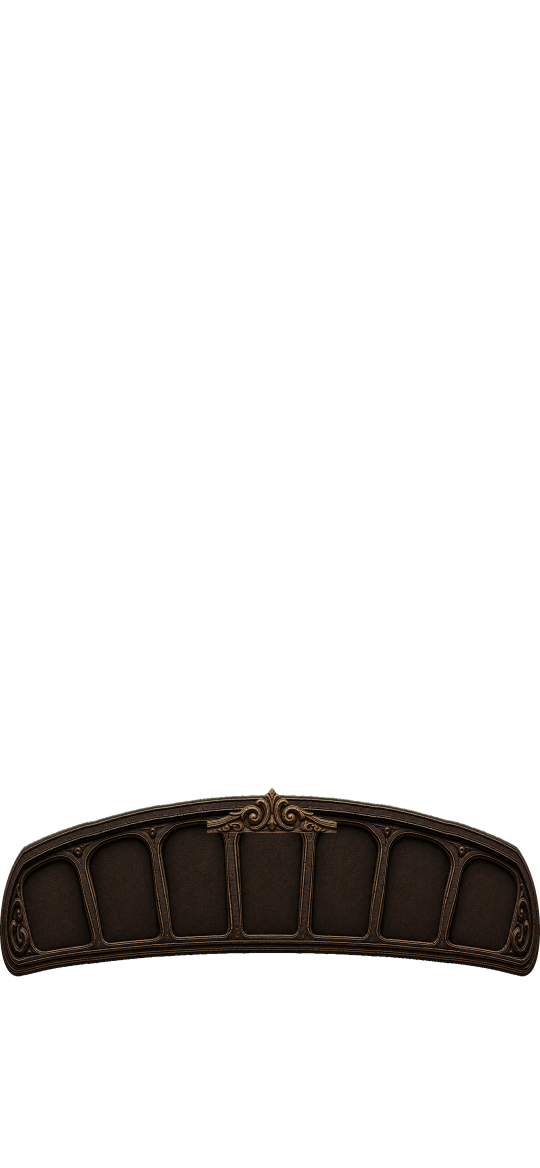
#> input picture design/mobile-asset-redraw/source/home_arc_c.png, 2160 x 4670 px, given in place of home_wood_c.png, which was not available (shown at 1/4 size)
$ python mobile-dashboard-assets.py
#> lines starting #> are read from the running program, lines starting #| are printed output that depends on the picture; after the words box and inside, x2 and y2 are one past the last pixel; in counts of white or black regions, pixels touching at a corner belong together; pictures that were not available may be replaced by others from this repository, and a replacement may not be noted
"""Package the existing carved artwork and the approved-task photographic eye.

Image processing only; never compiles Android or changes the VPN runtime.
"""
from pathlib import Path
from PIL import Image, ImageDraw, ImageFilter

ROOT = Path(__file__).resolve().parents[1]
SOURCE = ROOT / 'design/mobile-asset-redraw/source'
OUT = ROOT / 'app/src/main/res/drawable-nodpi'

def package(name, target, crop=False, size=None):
#> called with name = 'home_wood_c.png', target = 'phone_home_wood.png', crop = False, size = (720, 1560)
    picture = Image.open(SOURCE / name).convert('RGBA')
#> picture is the input picture: PIL image 2160x4670 RGBA; mean R, G, B, A 5.1, 3.8, 2.8, 31.4
    if crop:
        picture = picture.crop(picture.getbbox())
    if size:
        picture.thumbnail(size, Image.Resampling.LANCZOS)
#> picture: PIL image 720x1557 RGBA
    picture.save(OUT / target)

def main():
    package('home_wood_c.png', 'phone_home_wood.png', size=(720, 1560))
    photo = Image.open(ROOT / 'design/mobile-4d-references/11-natural-emerald-eye-2026-09-09.png').convert('RGBA').resize((720, 720), Image.Resampling.LANCZOS)
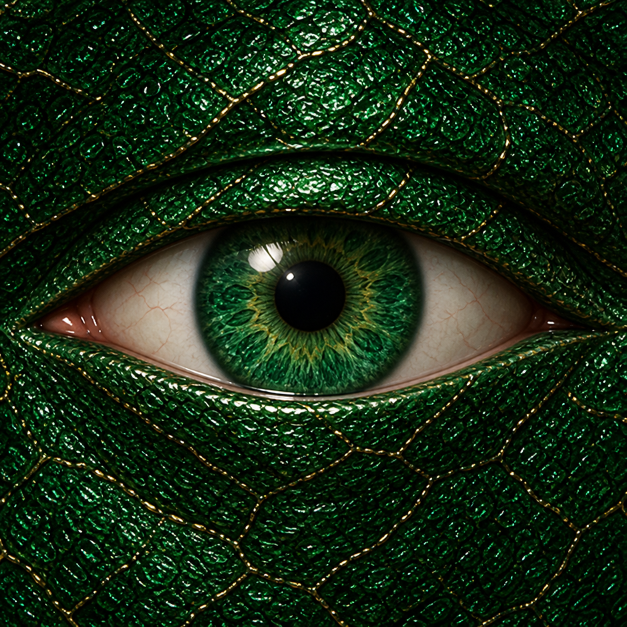
#> input picture design/mobile-4d-references/11-natural-emerald-eye-2026-09-09.png, 1254 x 1254 px (shown at 1/2 size)
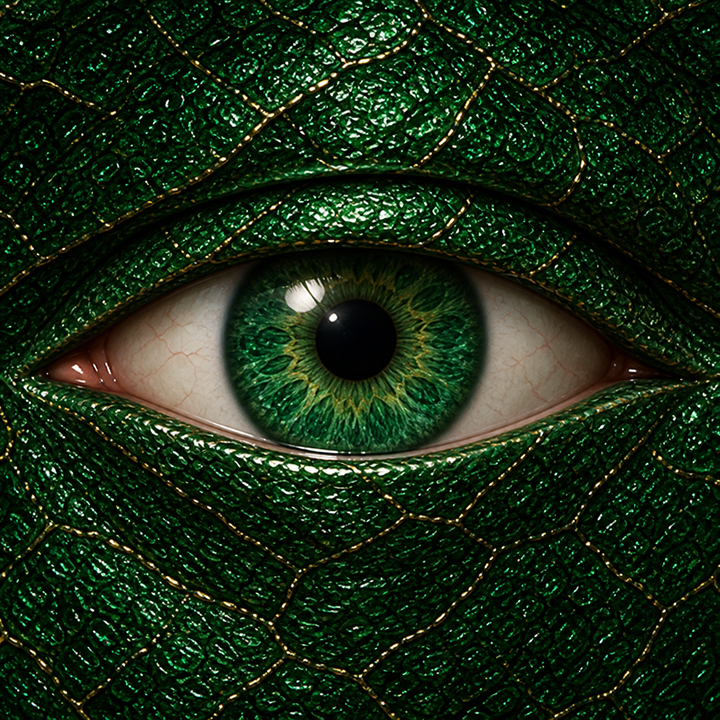
#> photo: PIL image 720x720 RGBA; mean R, G, B, A 22.4, 40.5, 19.5, 255
    photo.save(OUT / 'phone_eye_photo.png')
    # The same two cubic arcs used by LivingEyeReferenceGeometry, at 2x resolution.
    controls = [(16, 186, 186), (52, 168, 201), (108, 124, 230), (180, 124, 230),
                (252, 124, 230), (310, 166, 201), (344, 187, 187)]
    def arc(which):
        points = []
        for offset in (0, 3):
            for step in range(129):
                t = step / 128
                u = 1 - t
                weights = (u**3, 3*u*u*t, 3*u*t*t, t**3)
                x = sum(weights[i]*controls[offset+i][0] for i in range(4))
                y = sum(weights[i]*controls[offset+i][which] for i in range(4))
                points.append((x*2, y*2))
        return points
    alpha = Image.new('L', (720, 720), 255)
#> alpha: PIL image 720x720 L; every value is 255
    ImageDraw.Draw(alpha).polygon(arc(1) + list(reversed(arc(2))), fill=0)
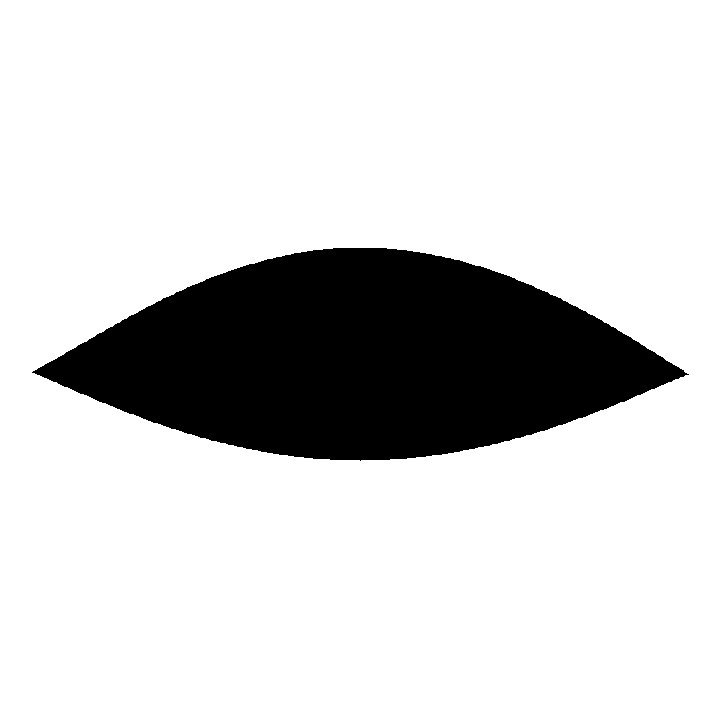
#> alpha: PIL image 720x720 L; 82.7% white; 1 black region, box (x1, y1, x2, y2) and area: (32, 248, 689, 461) 89769
    photo.putalpha(alpha.filter(ImageFilter.GaussianBlur(0.5)))
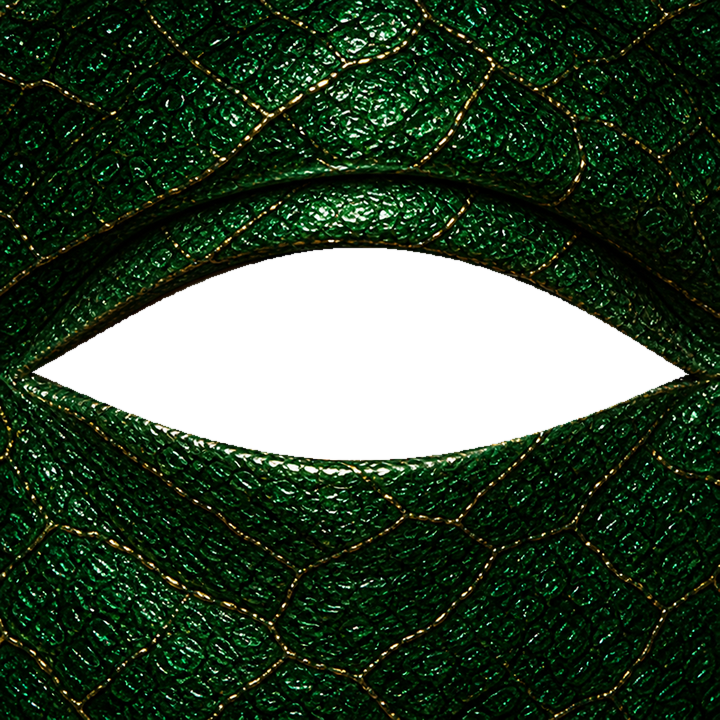
#> photo: PIL image 720x720 RGBA; mean R, G, B, A 22.4, 40.5, 19.5, 210.8; transparent parts drawn white
    photo.save(OUT / 'phone_eye_lids.png')
    print('Packaged four existing artwork layers and two registered eye layers.')

if __name__ == '__main__':
    main()
